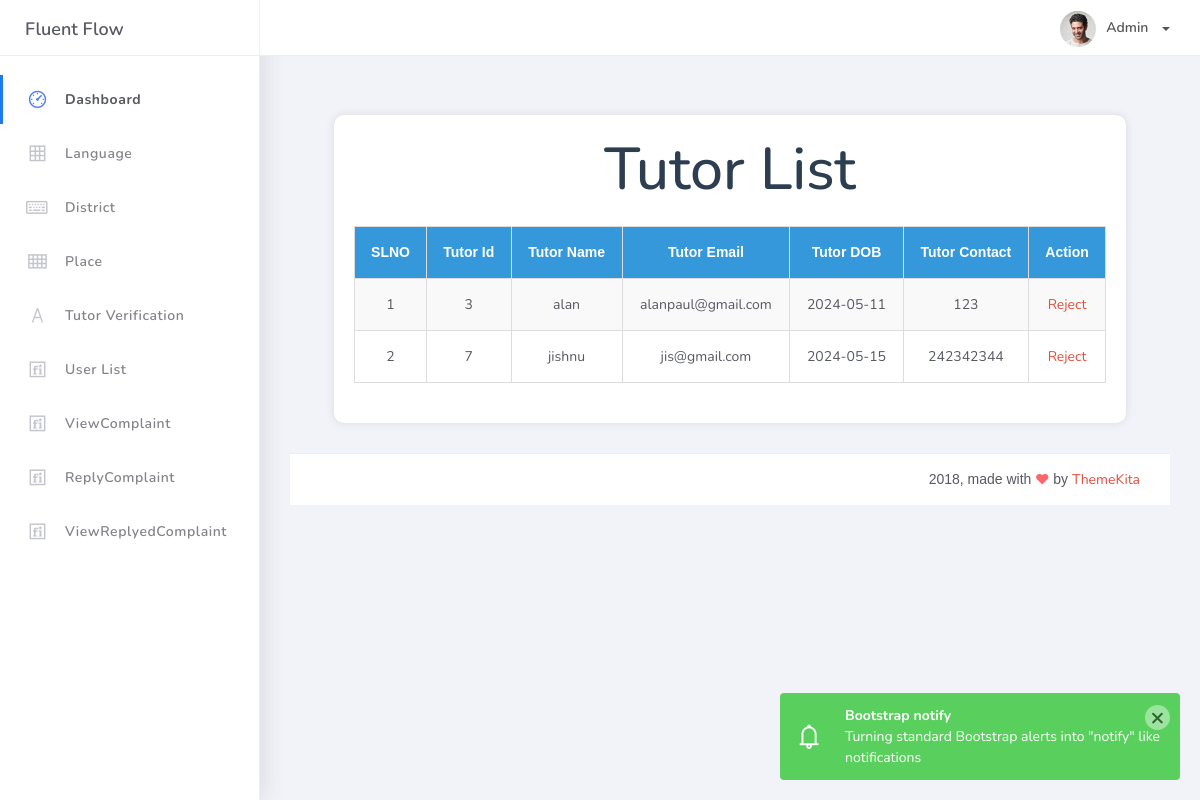
Screenshot of /Project/Admin/Tutorlist.php (signed in) with the database file from the repository.
### tables this page shows
CREATE TABLE `tbl_tutor` (
  `tutor_id` int(11) NOT NULL,
  `tutor_name` varchar(60) NOT NULL,
  `tutor_email` varchar(60) NOT NULL,
  `tutor_password` varchar(60) NOT NULL,
  `tutor_photo` varchar(100) NOT NULL,
  `tutor_proof` varchar(60) NOT NULL,
  `tutor_address` varchar(60) NOT NULL,
  `tutor_contact` varchar(60) NOT NULL,
  `tutor_doj` date NOT NULL,
  `tutor_dob` date NOT NULL,
  `place_id` int(11) NOT NULL,
  `tutor_status` int(11) NOT NULL
);

### Project/Admin/Tutorlist.php (the view, shortened to what this page needs)
<?php
include('../Assests/Connection/Connection.php');
include('Header.php');
        ?>
<!DOCTYPE html>
<html xmlns="http://www.w3.org/1999/xhtml">
<head>
</head>
<body>
    <div class="container">
        <h1>Tutor List</h1>
        <form id="form1" name="form1" method="post" action="">
            <table>
                <tr>
                    <th>SLNO</th>
                    <th>Tutor Id</th>
                    <th>Tutor Name</th>
                    <th>Tutor Email</th>
                    <th>Tutor DOB</th>
                    <th>Tutor Contact</th>
                    <th>Action</th>
                </tr>
                <?php
                $selqry = "SELECT * FROM tbl_tutor WHERE tutor_status='1'";
                $tutor = $con->query($selqry);
                $i = 0;
                while ($data = $tutor->fetch_assoc()) {
                    $i++;
                    ?>
                    <tr>
                        <td><?php echo $i; ?></td>
                        <td><?php echo $data['tutor_id']; ?></td>
                        <td><?php echo $data['tutor_name']; ?></td>
                        <td><?php echo $data['tutor_email']; ?></td>
                        <td><?php echo $data['tutor_dob']; ?></td>
                        <td><?php echo $data['tutor_contact']; ?></td>
                        <td><a href="Tutorverification.php?rid=<?php echo $data['tutor_id']; ?>">Reject</a></td>
                    </tr>
                    <?php
                }
                ?>
            </table>
        </form>
    </div>
</body>
</html>
<?php
include('Footer.php');
?>

### Project/Admin/Tutorlist.php (style rules this page uses)
body { font-family: Arial, sans-serif; background-color: #f2f4f7; margin: 0; padding: 0; }
.container { width: 90%; margin: 30px auto; background-color: #ffffff; box-shadow: 0px 0px 10px rgba(0, 0, 0, 0.1); padding: 20px; border-radius: 10px; }
h1 { text-align: center; color: #2c3e50; margin-bottom: 20px; }
table { width: 100%; border-collapse: collapse; margin-bottom: 20px; }
table, th, td { border: 1px solid #ddd; }
th, td { padding: 15px; text-align: center; }
th { background-color: #3498db; color: white; font-weight: bold; }
tr:nth-child(even) { background-color: #f9f9f9; }
a { color: #e74c3c; text-decoration: none; }

### rows the page displays
tbl_tutor: tutor_id "3", tutor_name "alan", tutor_email "alanpaul@gmail.com", tutor_dob "2024-05-11", tutor_contact "123"
tbl_tutor: tutor_id "7", tutor_name "jishnu", tutor_email "jis@gmail.com", tutor_dob "2024-05-15", tutor_contact "242342344"
